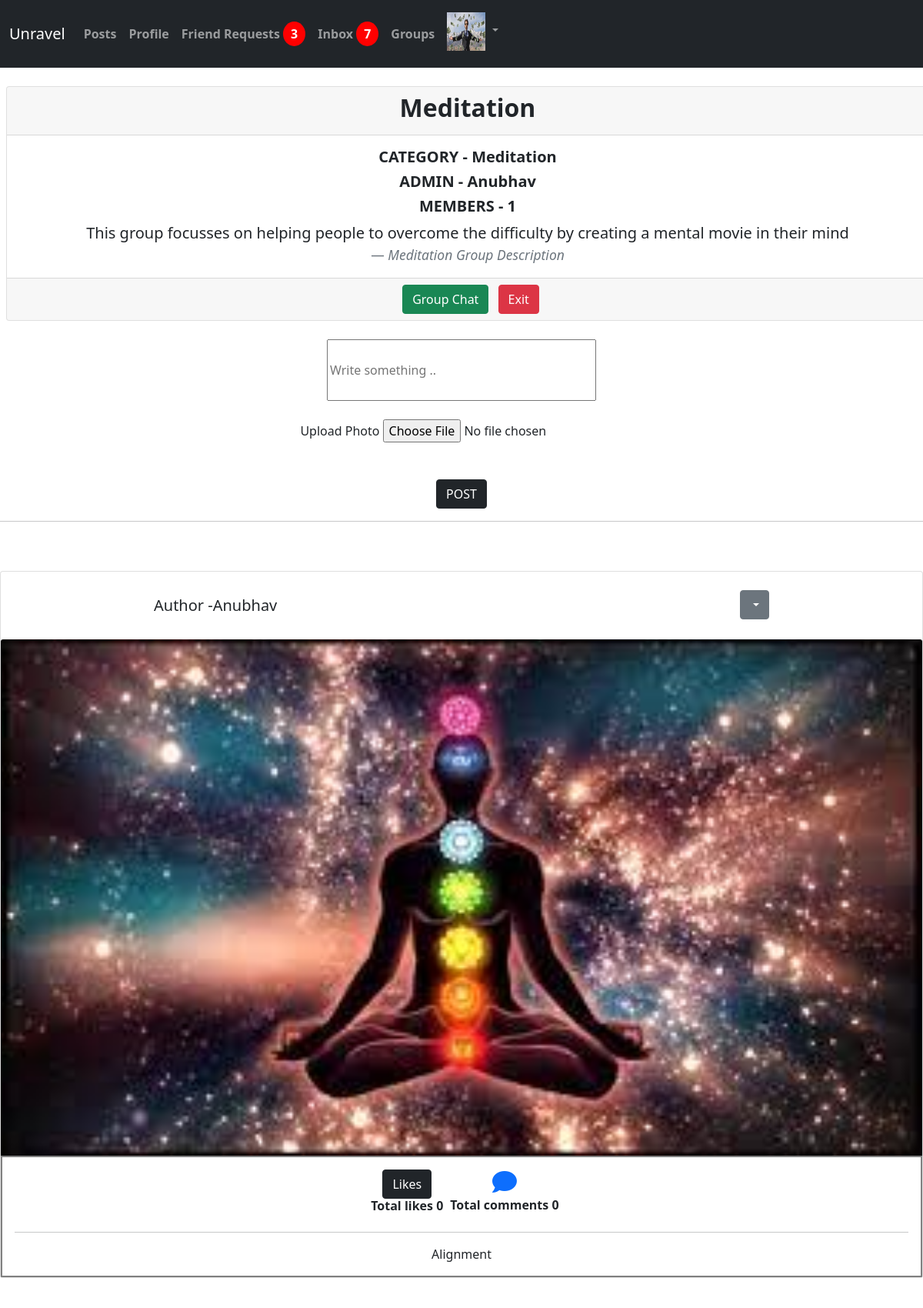
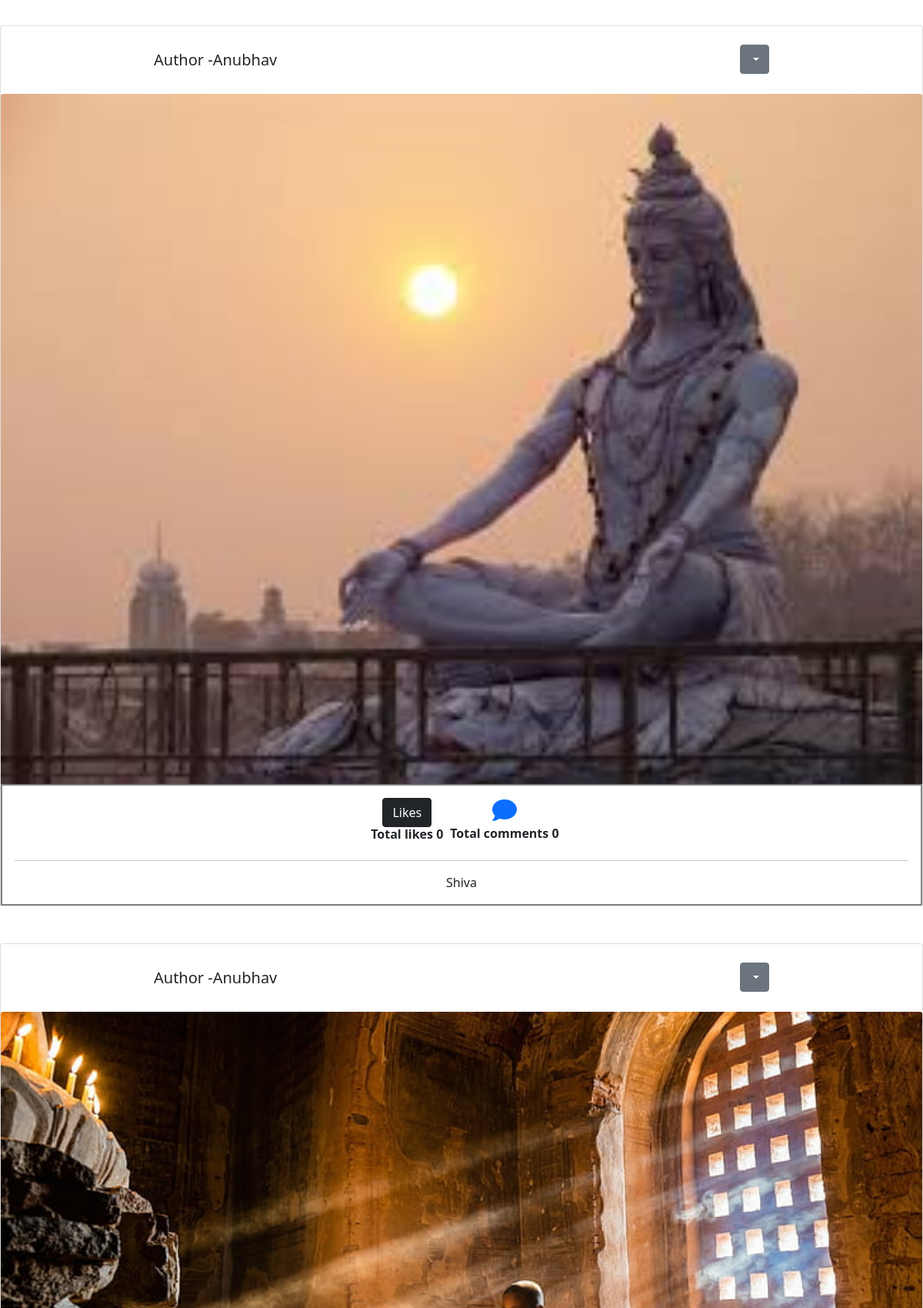
Screenshot of /allPost/groups/8/ (signed in, upper part) with the database file from the repository (2 pictures, top to bottom).
### Profile/models.py (models this page shows, shortened)
class Profile(models.Model):
    user=models.ForeignKey(User,on_delete=models.CASCADE,related_name="profile_users")
    first_name=models.CharField(max_length=200,null=True,blank=True)
    last_name=models.CharField(max_length=200,null=True,blank=True)
    email=models.EmailField(max_length=200,null=True,blank=True)
    about=models.TextField(max_length=255,default="No description")
    background=models.ImageField(default="cover4.jpg",upload_to="Profile_background",blank=True,null=True)
    main_photo=models.ImageField(default="cover2.jpg",upload_to="Profile_main",blank=True,null=True)
    slug=models.SlugField(unique=True,blank=True)
    friends=models.ManyToManyField(User,related_name="friends",blank=True)
    created=models.DateTimeField(auto_now_add=True)
    updated=models.DateTimeField(auto_now_add=True)
    '''save method is the helper method to create dynamic slugs for names'''
    def save(self, *args, **kwargs):
        ex=False
        if self.first_name and self.last_name:
            to_slug=slugify(str(self.first_name)+""+str(self.last_name))
            ex=Profile.objects.filter(slug=to_slug).exists()
            while ex:
                to_slug=slugify(to_slug+""+str(get_random_code()))
                ex=Profile.objects.filter(slug=to_slug).exists()
        else:
            to_slug=str(self.user)
        self.slug=to_slug
        super().save(*args,**kwargs)
    def __str__(self):
        return str(self.user.username)

### Post/models.py (models this page shows, shortened)
class JoinGroup(models.Model):
    name=models.CharField(max_length=255)
    category=models.CharField(max_length=200,choices=cat)
    owner=models.ForeignKey(Profile,on_delete=models.CASCADE,related_name='owner')
    members=models.ManyToManyField(Profile,blank=True)
    description=models.TextField(blank=True,null=True)

class PostGroup(models.Model):
    group_post=models.ForeignKey(JoinGroup,on_delete=models.CASCADE,related_name='group_post')
    posted_by=models.ForeignKey(Profile, on_delete=models.CASCADE,related_name="posted_by")
    group_text=models.TextField(blank=True,null=True)
    group_image=models.ImageField(upload_to="Group/Posts",blank=True,null=True)
    likegp=models.ManyToManyField(Profile,blank=True,related_name="likegp")
    created=models.DateTimeField(auto_now_add=True)
    updated=models.DateTimeField(auto_now_add=True)
    class Meta:
        ordering = ('-created',)

### Postfront/views.py (the view, shortened to what this page needs)
# urls.py: path("groups/<int:pk>/",group_view,name="group_view"),
@login_required
def group_view(request,pk):
    g=JoinGroup.objects.get(pk=pk)
    profile=Profile.objects.get(user=request.user)
    L={}
    posts=PostGroup.objects.all()
    if request.method == 'POST':
        form=RewardForm(request.POST)
        post_id=request.POST.get('post_id')
        print(post_id,form)
        if form.is_valid():
            a=form.save(commit=False)
            a.person=profile
            a.group_post=PostGroup.objects.get(id=post_id)
            print(a)
            a.save()
            return redirect(reverse('group_view', kwargs={"pk": pk}))
    else:
        form=RewardForm()
        pass
    for p in posts:
        if p.group_post == g:
            L[p.id]=p.likegp.count()
    s = sorted(L.items(), key=lambda x: x[1], reverse=True)
    rewards=Rewards.objects.all()
    d=defaultdict(list)
    for re in rewards:
        if pk == re.group_post.group_post.id:
            if re.group_post.id not in d:
                d[re.group_post.id].append(re.reward)
            else:
                d[re.group_post.id].append(re.reward)
    id_and_point=defaultdict(list)
    best=0
    reward_sum=defaultdict(int)
    for k,v in id_and_point.items():
        if k:
            reward_sum[k]=sum(v)
    if id_and_point.values():
        best=max(zip(reward_sum.values(), reward_sum.keys()))[1]
    ans=defaultdict(set)
    for k,v in d.items():
        for i in v:
            if i not in ans:
                ans[k].add(str(i)+" "+"X" +" "+str(v.count(i)))
            else:
                ans[k].add(str(i)+" "+"X" +" "+str(v.count(i)))
    return render(request,"Postfront/group.html",{'g':g,'profile':profile,'posts':posts,'best':best,'rewards':rewards,'form':form,
                                                  'ans':dict(ans)})

### Profile/forms.py
class RewardForm(ModelForm):
    class Meta:
        model=Rewards
        fields=('reward',)

### Profile/context_processor.py (called while the page is built)
def message_received(request):
    if request.user.is_authenticated:
        profile=Profile.objects.get(user=request.user)
        re=Message.objects.filter(recepient=profile).count()
        return {"re":re,"prof":profile}
    return {}

def invitations_no(request):
    if request.user.is_authenticated:
        profile=Profile.objects.get(user=request.user)
        no=Relationship.objects.invite_receive(profile).count()
        return {"no":no}
    return {}

### Profile/models.py (called while the page is built)
    def invite_receive(self,receiver):
        qs=Relationship.objects.filter(receiver=receiver,status='send')
        return qs

### Postfront/templates/Postfront/group.html (shortened to what this page needs)
{% extends 'Postfront/base1.html' %}
{% load static %}
{% block body %}
<div class="group" style="display:flex;flex-direction:column;">
    <div class="card text-center mx-2 my-4" style="width:100%">
        <div class="card-header">
          <h2><b>{{g.name}}</b></h2>
        </div>
        <div class="card-body">
          <h5 class="card-title"><b>CATEGORY - {{g.category}}</b></h5>
          <h5 class="card-title"><b>ADMIN - {{g.owner}}</b></h5>
          <h5 class="card-title"><b>MEMBERS - {{g.members.all.count}}</b></h5>
          <blockquote class="blockquote mb-0">
            <p>{{g.description}}</p>
            <footer class="blockquote-footer"><cite title="Source Title">{{g.name}} Group Description</cite></footer>
          </blockquote>
        </div>
        <div class="card-footer text-muted">
          {% if profile not in g.members.all %}
            <button href="#" onClick="JoinGroup(`{{g.id}}`)" class="btn btn-primary">Join</button>
          {% else %}
          <a href="{% url 'getGroupchat' g.id %}"  class="btn btn-success mx-2">Group Chat</a>
          <button href="#" onClick="JoinGroup(`{{g.id}}`)" class="btn btn-danger">Exit</button>
          {% endif %}
          </div>
      </div>
      <div id="p" style="display:flex;justify-content:center;text-align:center;">
        {% if profile in g.members.all %}
        <form method="POST" action="" enctype="multipart/form-data" id="groupPostForm">
            <div class="posting_data">
                <div class="form-group">
                    <input type="textarea" name="group_posting_text"  id="group_posting_text" placeholder="Write something .."
                    style="width:350px;height:80px;">
                </div>
                <br>
                <div class="form-group">
                    <label id="posting_images">Upload Photo</label>
                    <input type="file" name="group_posting_image" id="group_posting_image">
                </div>
                <br>
            </div>
            <br>
            <button class="btn btn-dark" id="groupPost" onClick="GroupPost(`{{g.id}}`)">POST</button>
        </form>
        {% else %}
        <h4>You need to join the group for posting</h4>
        {% endif %}
    </div>
<hr>
    <div class="group_post my-4" style="display:flex;justify-content:center;text-align:center;flex-direction:column;">
      {% for p in posts %}
      {% if p.group_post == g %}
      <div class="card my-4" style="width: 100%">
        {% if profile == p.posted_by %}
        <div class="for_image_update my-2" style="display:flex;width:800px;justify-content:space-between;margin:5px auto;">
          {% if best == p.id %}
           <h5 class="card-title my-4" style="display:flex;justify-content:center;text-align:center;">Author -{{p.posted_by}} |  <span class="badge bg-primary mx-2">Best Post</span></h5>
          {% else %}
          <h5 class="card-title my-4" style="display:flex;justify-content:center;text-align:center;">Author -{{p.posted_by}}</h5>
          {% endif %}
          <div class="dropdown my-3">
                      <button class="btn btn-secondary dropdown-toggle" type="button" id="dropdownMenu2" data-bs-toggle="dropdown" aria-expanded="false">
                      </button>
          </div>
          </div>
          {% endif %}
        <img src="{{p.group_image.url}}" id="group_post_image" class="card-img-top" alt="...">
        <div class="card-body" style="display:flex;justify-content:center;text-align:center;flex-direction:column;border:2px solid grey;">
          <div style="display:flex;justify-content:center;">
            {% if profile in p.likegp.all %}
            <div>
              <button class="btn btn-success mx-4" onClick="likeGroupPost(`{{p.id}}`)">Likes</button>
            <br><h6><b>Total likes {{p.likegp.count}} </b></h6>
            </div>
            {% else %}
            <div>
              <button class="btn btn-dark mx-4" onClick="likeGroupPost(`{{p.id}}`)">Likes</button>
            <br><h6><b>Total likes {{p.likegp.count}} </b></h6>
            </div>
            {% endif %}
            <div><a href="{% url 'getGroupPost' p.id %}"><i class="fa-solid fa-comment fa-2x mx-2"></i></a>
              <br>
            <b>Total comments {{p.comment_gpost.count}}</b>
            </div>
          </div>
          <hr>
            <p class="card-text">{{p.group_text}}</p>
        </div>
      </div>
    </div>
    {% endif %}
    {% endfor %}
{% endblock %}

### signin/templates/signin/nav.html (shortened to what this page needs)
<nav class="navbar navbar-expand-lg navbar-dark bg-dark">
    <div class="container-fluid">
      <a class="navbar-brand" href="#">Unravel</a>
      <div class="collapse navbar-collapse" id="navbarSupportedContent">
        <ul class="navbar-nav me-auto mb-2 mb-lg-0">
          <li class="nav-item">
            <a class="nav-link my-3" aria-current="page" href="{% url 'allPosts' %}"><b>Posts</b></a>
          </li>
          <li class="nav-item">
            <a class="nav-link my-3" aria-current="page" href="{% url 'profile' %}"><b>Profile</b></a>
          </li>
          <li class="nav-item">
            <a class="nav-link my-3" aria-current="page" href="{% url 'suggestion' %}"><b>Friend Requests
              {% if no %}
              <span style="background-color:red;color:white;border-radius:50%;padding:5px 10px;"><b>{{no}}</b></span></a>
              {% else %}
              <span style="background-color:red;color:white;border-radius:50%;padding:5px 10px;"><b>0</b></span></a>
              {% endif %}
          </li>
          <li class="nav-item">
            <a class="nav-link my-3" aria-current="page" href="{% url 'inbox' %}"><b>Inbox</b>
              {% if re %}
              <span style="background-color:red;color:white;border-radius:50%;padding:5px 10px;"><b>{{re}}</b></span></a>
              {% else %}
              <span style="background-color:red;color:white;border-radius:50%;padding:5px 10px;"><b>0</b></span></a>
              {% endif %}
          </li>
          <li class="nav-item">
            <a class="nav-link my-3" href="{% url 'groups' %}"><b>Groups</b></a>
          </li>
          <li class="nav-item dropdown">
            <a class="nav-link dropdown-toggle" href="#" id="navbarDropdown" role="button" data-bs-toggle="dropdown" aria-expanded="false">
              <span><img src="{{prof.background.url}}" style="width:50px !important;height:50px !important;"></img></span>
            </a>
          </li>
        </ul>
      </div>
    </div>
  </nav>

### rows the page displays
Profile: background (picture)
JoinGroup: name "Meditation", category "Meditation", owner "Anubhav", members.all.count "1", description "This group focusses on helping people to overcome the difficulty by creating a mental movie in their mind"
PostGroup: posted_by "Anubhav", group_image (picture), likegp.count "0", comment_gpost.count "0", group_text "Alignment"
PostGroup: posted_by "Anubhav", group_image (picture), likegp.count "0", comment_gpost.count "0", group_text "Shiva"
PostGroup: posted_by "Anubhav", group_image (picture)

### other values shown
{{ no }} "3"
{{ re }} "7"
